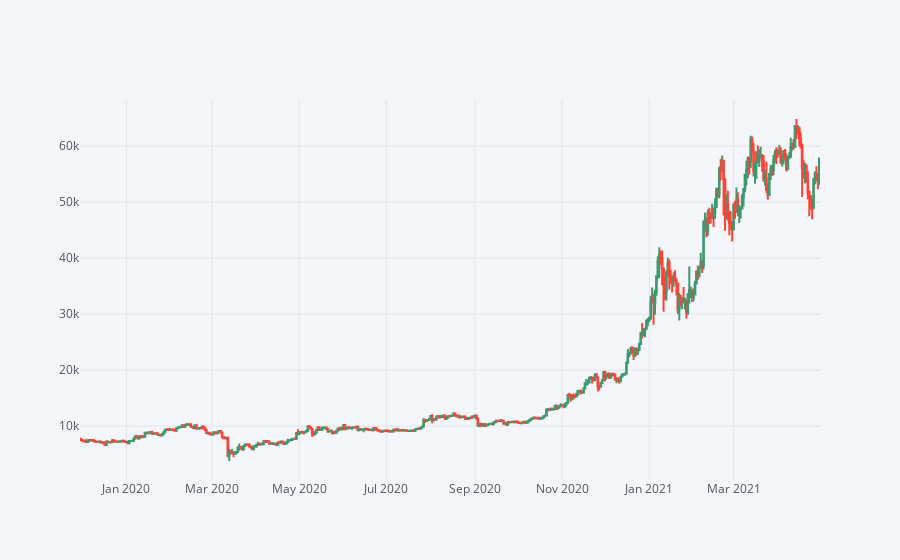

The cell this chart's notebook holds for it:
### Code cell
# Plot Candlestick
btc_ohlcv.iplot(kind="candle",keys=["Open", "High", "Low", "Close"])

### Figure 1 — Plotly figure (JSON) as saved in the notebook; plotly's stock layout.template omitted (floating-point values rounded to 4 significant figures; data arrays with more than 128 entries replaced by an {"elided": "..."} marker saying what was removed)
{"data": [{"close": {"elided": "518 str values"}, "high": {"elided": "518 str values"}, "low": {"elided": "518 str values"}, "open": {"elided": "518 str values"}, "showlegend": false, "type": "candlestick", "x": {"elided": "518 str values"}, "yaxis": "y2"}], "layout": {"autosize": true, "legend": {"bgcolor": "#F5F6F9", "font": {"color": "#4D5663"}}, "paper_bgcolor": "#F5F6F9", "plot_bgcolor": "#F5F6F9", "title": {"font": {"color": "#4D5663"}}, "xaxis": {"autorange": true, "gridcolor": "#E1E5ED", "range": ["2019-11-29 12:00", "2021-04-30 12:00"], "rangeslider": {"visible": false, "yaxis2": {}}, "showgrid": true, "tickfont": {"color": "#4D5663"}, "title": {"font": {"color": "#4D5663"}, "text": ""}, "type": "date", "zerolinecolor": "#E1E5ED"}, "yaxis": {"gridcolor": "#E1E5ED", "showgrid": true, "showticklabels": false, "tickfont": {"color": "#4D5663"}, "title": {"font": {"color": "#4D5663"}, "text": ""}, "zerolinecolor": "#E1E5ED"}, "yaxis2": {"autorange": true, "gridcolor": "#E1E5ED", "range": [389.2, 68250.0], "showgrid": true, "tickfont": {"color": "#4D5663"}, "title": {"font": {"color": "#4D5663"}, "text": ""}, "zerolinecolor": "#E1E5ED"}}}
